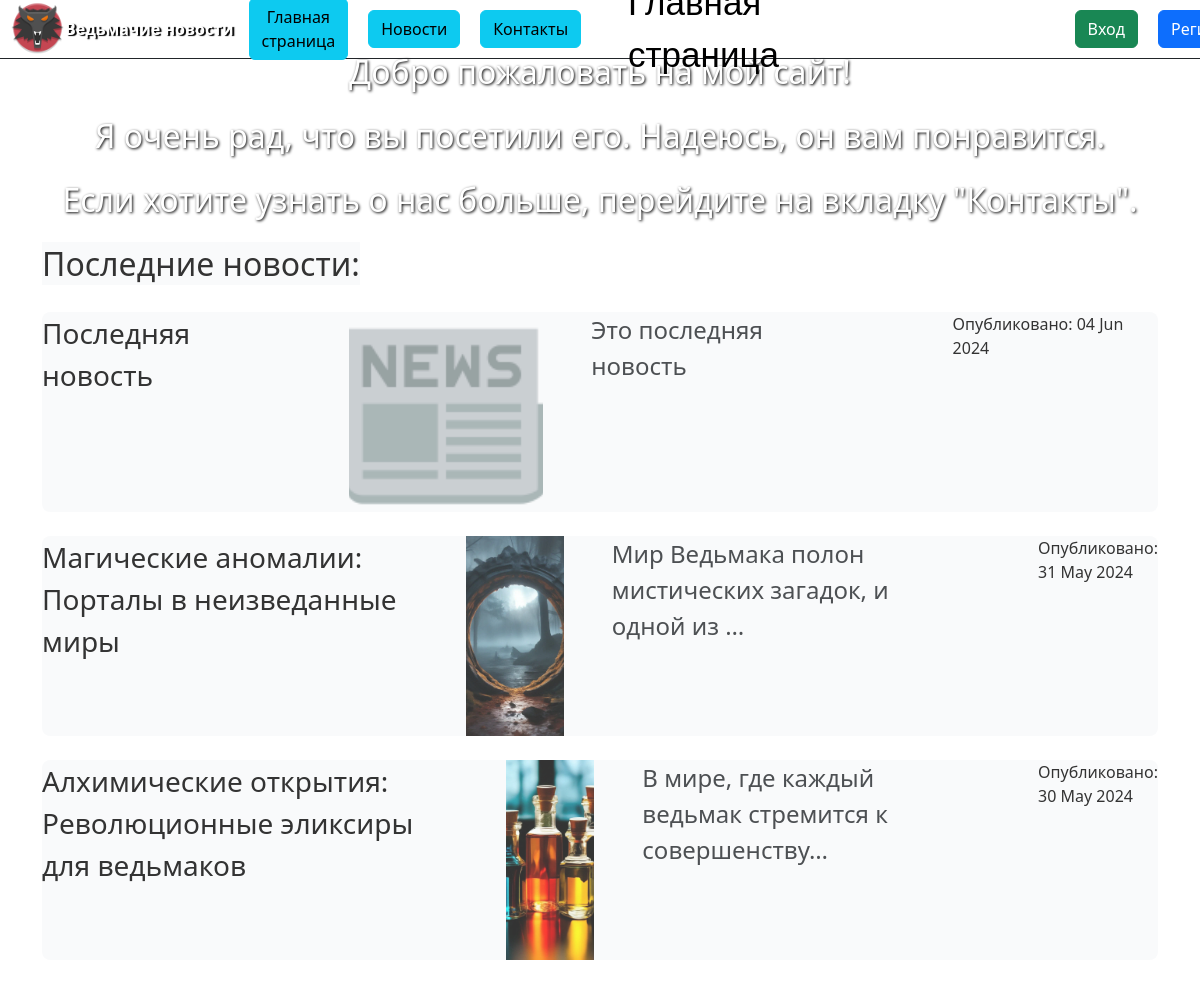
The page / on the database its author committed.
### blog/models.py (models this page shows, shortened)
class Blog(models.Model):
    title = models.CharField(max_length=200, verbose_name="Заголовок")
    content = models.TextField(verbose_name="Содержание")
    date_published = models.DateTimeField(default=timezone.now, verbose_name="Дата публикации")
    image = models.ImageField(upload_to="images/", verbose_name="Изображение")
    author = models.ForeignKey(User, on_delete=models.CASCADE, verbose_name="Автор", null=True, blank=True)
    class Meta:
        verbose_name = "Новость"
        verbose_name_plural = "Новости"

### blog/views.py (the view)
# urls.py: path("", views.index, name="index"),
def index(request):
    latest_blogs = Blog.objects.order_by('-date_published')[:3]
    context = {
        'latest_blogs': latest_blogs,
        'title': 'Главная страница',
    }
    return render(request, 'blog/index.html', context)

### blog/templates/blog/index.html (shortened to what this page needs)
{% extends 'blog/layout1.html' %}
{% load static %}
{% block static %}
<link rel="stylesheet" href="{% static 'blog/css/index.css' %}">
{% endblock %}
{% block content %}
<div class="welcome-message fs-2">
    <p>Добро пожаловать на мой сайт!</p>
    <p>Я очень рад, что вы посетили его. Надеюсь, он вам понравится.</p>
    <p>Если хотите узнать о нас больше, перейдите на вкладку "Контакты".</p>
</div>
<div class="latest-news container" style="width: 100%;">
    <a class=" text-black bg-light fs-2 position-static text-decoration-none content" style="opacity: 0.8;"> Последние новости:</a>
    {% for blog in latest_blogs %}
        <div class="rounded-3 bg-light news-item d-flex flex-row gap-5 my-4" style="opacity: 0.8;">
             <a class="text-black fs-3 text-decoration-none content" href="{% url 'blog:blog_detail' pk=blog.pk %}">{{ blog.title }}</a>
           <div class="image-con">
               <img class="object-fit-cover w-100 h-100" src="{{ blog.image.url }}" alt="{{ blog.title }}" >
           </div>
            <div class="blog_info fs-4">
                <a>{{ blog.content | truncatechars:52}}</a>
            </div>
            <p class="text-black" >Опубликовано: {{ blog.date_published|date:"d M Y" }}</p>
        </div>
    {% endfor %}
</div>
{% endblock %}

### blog/templates/blog/layout1.html (shortened to what this page needs)
{% load static %}
<html lang="en">
<head>
    <link rel="stylesheet" href="{% static 'common/css/bootstrap/bootstrap.min.css' %}">
    <link rel="stylesheet" href="https://use.fontawesome.com/releases/v5.8.2/css/all.css">
    <link rel="stylesheet" href="{% static 'blog/css/layout1.css' %}">
     {% block static %}
     {% endblock %}
</head>
<body  style="background-image: url('https://getwallpapers.com/wallpaper/full/7/d/c/14065.jpg');
    background-size: cover;
    background-repeat: no-repeat;
    background-position: right 35% bottom 45%;;
    background-attachment: fixed;">
    <div class="header">
        <img src="{% static 'blog/img/Witcher.ico' %}" style="height:55; width:55;">
        <p class="ico">
        <strong>Ведьмачие новости</strong>
        </p>
        <div class="left_side">
             <a class="btn btn-info" href="{% url 'blog:index'%}">Главная страница</a>
             <a class="btn btn-info" href="{% url 'blog:news'%}">Новости</a>
             <a class="btn btn-info" href="{% url 'blog:contact'%}">Контакты</a>
        </div>
        <div class="middle">
             <a style="font-size: 35; color: black;  text-decoration: none; margin-left: 50px"> {{title}}</a>
        </div>
        <div class="right_side">
            {% if user.is_authenticated %}
                <a href="{% url 'users:profile' %}" style="color: #ffffff; box-shadow: 0 0 3px black;">Привет, {{user.username}}!</a>
                {% if user.is_superuser %}
                        <a class="btn btn-warning" href="{% url 'admin:index' %}"> <i class="fa fa-cog"></i></a>
                {% endif %}
                <form class="log_out_form" action="{% url 'users:logout' %}" method="post">
                    {% csrf_token %}
                    <button type="submit" class="btn btn-danger"><i class="fa fa-sign-out-alt"></i>Выход</button>
                </form>
            {% else %}
                <a class="btn btn-success" href="{% url 'users:login' %}">Вход</a>
                <a class="btn btn-primary" href="{% url 'users:register' %}">Регистрация</a>
            {% endif %}
        </div>
    </div>
    <div style="height: 6%;"></div>
    {% block content %}
    {% endblock%}
</body>
</html>

### static/blog/css/layout1.css (style rules this page uses)
.header { position: fixed; width: 100%; border-bottom: 1px solid; z-index: 1; height: 6%; display: flex; padding: 0 10 0 10; background-image: url('https://modnica.club/uploads/posts/2021-11/1635770217_1-modnica-club-p-gradient-goluboi-fioletovii-1.jpg'); background-repeat: no-repeat; background-size: cover; background-position: center; }
.left_side, .right_side, .middle { padding: 5px; display: flex; align-items: center; }
.left_side { width: 30%; }
.right_side { width: 30%; justify-content: flex-end; }
.middle { width: 40%; padding: 0 300 0 10; justify-content: center; font-family: Lucida Sans Unicode, sans-serif; }
.btn, .log_out_form { margin: 0 10px 0 10px; }
.ico { display: flex; margin: auto; color: white; text-shadow: 2px 1px 1px black; white-space: nowrap; }
.image-con { width: 200px; height: 200px; }

### static/blog/css/index.css (style rules this page uses)
.welcome-message { color: white; text-align: center; text-shadow: 1px 1px 3px black; }

### rows shown on the page
Blog: title "Последняя новость", image (picture), content "Это последняя новость", date_published "04 Jun 2024"
Blog: title "Магические аномалии: Порталы в неизведанные миры", image (picture), content "Мир Ведьмака полон мистических загадок, и одной из …", date_published "31 May 2024"
Blog: title "Алхимические открытия: Революционные эликсиры для ведьмаков", image (picture), content "В мире, где каждый ведьмак стремится к совершенству…", date_published "30 May 2024"
